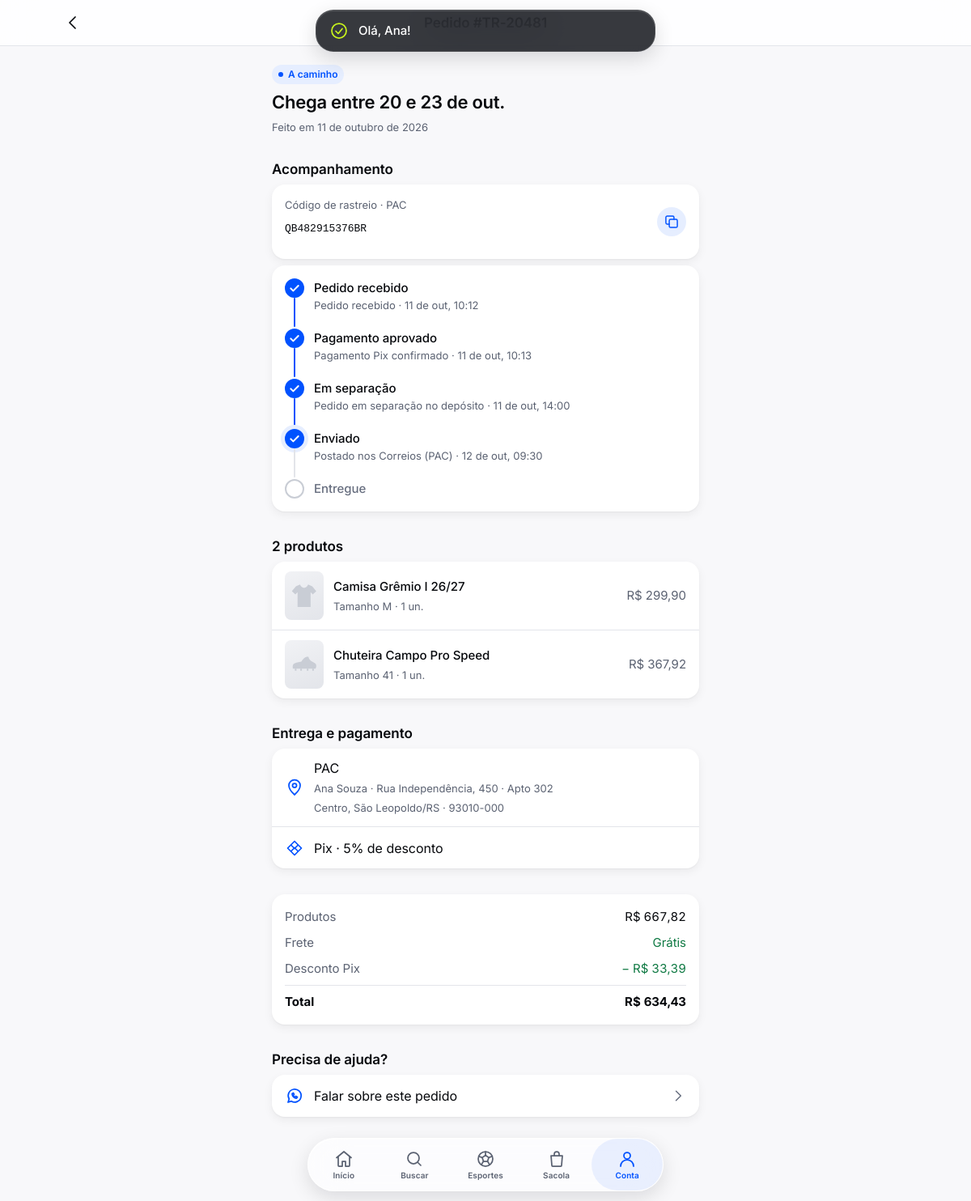
The page /conta/pedido.php?numero=TR-20481 (signed in) on the database its author committed.
### tables this page shows
CREATE TABLE pedidos (
  id             INT UNSIGNED AUTO_INCREMENT PRIMARY KEY,
  numero         VARCHAR(12)   NOT NULL UNIQUE,  
  cliente_id     INT UNSIGNED  NULL,             
  nome           VARCHAR(120)  NOT NULL,
  email          VARCHAR(160)  NOT NULL,
  cpf            CHAR(11)      NOT NULL,
  telefone       VARCHAR(20)   NOT NULL,
  cep            CHAR(8)       NULL,             
  logradouro     VARCHAR(160)  NULL,
  numero_end     VARCHAR(20)   NULL,
  complemento    VARCHAR(80)   NULL,
  bairro         VARCHAR(80)   NULL,
  cidade         VARCHAR(80)   NULL,
  uf             CHAR(2)       NULL,
  entrega_tipo   ENUM('pac', 'sedex', 'transportadora', 'retirada') NOT NULL,
  entrega_prazo  VARCHAR(60)   NULL,             
  pagamento_tipo ENUM('pix', 'cartao', 'boleto') NOT NULL,
  parcelas       TINYINT UNSIGNED NOT NULL DEFAULT 1,
  subtotal       DECIMAL(10,2) NOT NULL,
  frete          DECIMAL(10,2) NOT NULL DEFAULT 0,
  desconto       DECIMAL(10,2) NOT NULL DEFAULT 0,
  total          DECIMAL(10,2) NOT NULL,
  codigo_rastreio VARCHAR(20)  NULL,             
  status         ENUM('aguardando_pagamento', 'pagamento_recusado', 'pago', 'em_separacao',
                      'enviado', 'pronto_retirada', 'entregue', 'cancelado')
                 NOT NULL DEFAULT 'aguardando_pagamento',
  criado_em      DATETIME      NOT NULL DEFAULT CURRENT_TIMESTAMP,
  atualizado_em  DATETIME      NOT NULL DEFAULT CURRENT_TIMESTAMP ON UPDATE CURRENT_TIMESTAMP,
  KEY idx_pedido_cliente (cliente_id),
  CONSTRAINT fk_pedido_cliente FOREIGN KEY (cliente_id) REFERENCES clientes (id) ON DELETE SET NULL
);

CREATE TABLE pedido_historico (
  id        INT UNSIGNED AUTO_INCREMENT PRIMARY KEY,
  pedido_id INT UNSIGNED NOT NULL,
  status    VARCHAR(30)  NOT NULL,
  descricao VARCHAR(200) NOT NULL,
  criado_em DATETIME     NOT NULL DEFAULT CURRENT_TIMESTAMP,
  CONSTRAINT fk_historico_pedido FOREIGN KEY (pedido_id) REFERENCES pedidos (id) ON DELETE CASCADE
);

CREATE TABLE pedido_itens (
  id             INT UNSIGNED AUTO_INCREMENT PRIMARY KEY,
  pedido_id      INT UNSIGNED  NOT NULL,
  produto_id     INT UNSIGNED  NULL,
  nome_produto   VARCHAR(120)  NOT NULL,
  tamanho        VARCHAR(10)   NULL,
  quantidade     INT UNSIGNED  NOT NULL,
  preco_unitario DECIMAL(10,2) NOT NULL,
  CONSTRAINT fk_item_pedido  FOREIGN KEY (pedido_id)  REFERENCES pedidos (id) ON DELETE CASCADE,
  CONSTRAINT fk_item_produto FOREIGN KEY (produto_id) REFERENCES produtos (id) ON DELETE SET NULL
);

### includes/funcoes.php (called while the page is built, shortened)
<?php
function url_base(): string
{
    static $base = null;
    if ($base === null) {
        global $config;
        if ($config['url_base'] !== null) {
            $base = rtrim($config['url_base'], '/');
        } else {
            $raiz      = str_replace('\\', '/', realpath(__DIR__ . '/..'));
            $documento = str_replace('\\', '/', realpath($_SERVER['DOCUMENT_ROOT'] ?? '') ?: '');
            $base      = ($documento !== '' && stripos($raiz, $documento) === 0)
                ? substr($raiz, strlen($documento))
                : '';
            $base = rtrim($base, '/');
        }
    }
    return $base;
}
function url(string $caminho = ''): string
{
    return url_base() . '/' . ltrim($caminho, '/');
}
function e(?string $texto): string
{
    return htmlspecialchars($texto ?? '', ENT_QUOTES | ENT_SUBSTITUTE, 'UTF-8');
}
function dinheiro(float $valor): string
{
    return 'R$ ' . number_format($valor, 2, ',', '.');
}
function so_numeros(?string $texto): string
{
    return preg_replace('/\D+/', '', $texto ?? '');
}

### includes/db.php (called while the page is built)
<?php
function db(): PDO
{
    static $pdo = null;
    if ($pdo === null) {
        global $config;
        $dsn = sprintf(
            'mysql:host=%s;port=%d;dbname=%s;charset=utf8mb4',
            $config['db_host'],
            $config['db_porta'],
            $config['db_nome']
        );
        $pdo = new PDO($dsn, $config['db_usuario'], $config['db_senha'], [
            PDO::ATTR_ERRMODE            => PDO::ERRMODE_EXCEPTION,
            PDO::ATTR_DEFAULT_FETCH_MODE => PDO::FETCH_ASSOC,
            PDO::ATTR_EMULATE_PREPARES   => false,
        ]);
        $pdo->exec("SET time_zone = '" . (new DateTime())->format('P') . "'");
    }
    return $pdo;
}
function consulta(string $sql, array $parametros = []): PDOStatement
{
    $stmt = db()->prepare($sql);
    $stmt->execute($parametros);
    return $stmt;
}

### includes/checkout.php (called while the page is built, shortened)
<?php
function formatar_cep(string $cep): string
{
    $n = so_numeros($cep);
    return strlen($n) === 8 ? substr($n, 0, 5) . '-' . substr($n, 5) : $cep;
}
function pedido_da_sessao(string $numero): ?array
{
    $permitido = in_array($numero, $_SESSION['pedidos_sessao'] ?? [], true);
    $pedido = consulta('SELECT * FROM pedidos WHERE numero = ?', [$numero])->fetch();
    $cliente = $_SESSION['cliente_id'] ?? null;
    $pedido['itens'] = consulta('SELECT * FROM pedido_itens WHERE pedido_id = ? ORDER BY id', [$pedido['id']])->fetchAll();
    return $pedido;
}

### conta/pedido.php (the view, shortened to what this page needs)
<?php
require __DIR__ . '/../includes/bootstrap.php';
$numero = (string) ($_GET['numero'] ?? '');
$pedido = pedido_da_sessao($numero);
$itens = consulta(
    'SELECT i.*, p.midia, (SELECT arquivo FROM produto_imagens WHERE produto_id = p.id ORDER BY ordem LIMIT 1) AS imagem
       FROM pedido_itens i LEFT JOIN produtos p ON p.id = i.produto_id WHERE i.pedido_id = ? ORDER BY i.id',
    [$pedido['id']]
)->fetchAll();
$linha    = linha_do_tempo($pedido);
$retirada = $pedido['entrega_tipo'] === 'retirada';
$aguardando = $pedido['status'] === 'aguardando_pagamento';
$encerrado  = in_array($pedido['status'], ['entregue', 'cancelado', 'pagamento_recusado'], true);
$nomes_entrega = ['pac' => 'PAC', 'sedex' => 'SEDEX', 'transportadora' => 'Transportadora', 'retirada' => 'Retirada em São Leopoldo'];
$texto_pagamento = match ($pedido['pagamento_tipo']) {
    'pix'    => 'Pix · ' . (int) (PIX_DESCONTO * 100) . '% de desconto',
    'cartao' => 'Cartão de crédito · ' . ($pedido['parcelas'] > 1 ? $pedido['parcelas'] . 'x de ' . dinheiro(round($pedido['total'] / $pedido['parcelas'], 2)) : 'à vista'),
    'boleto' => 'Boleto bancário',
};
$mensagem_whatsapp = 'Olá! Tenho uma dúvida sobre o pedido #' . $pedido['numero'];
pagina_inicio([
    'titulo' => 'Pedido #' . $pedido['numero'],
    'aba'    => 'conta',
    'nav'    => ['titulo' => 'Pedido #' . $pedido['numero'], 'voltar' => url(cliente_logado() ? 'conta/pedidos.php' : 'index.php')],
]);
?>
<div class="conteudo conteudo--leitura pilha-xl" style="padding-top: var(--spacing-lg)">
  <section class="pilha-sm">
    <?= selo_status($pedido['status']) ?>
    <h1 class="t-title-2">
      <?php if ($aguardando): ?>
        Esperando o pagamento
      <?php elseif ($pedido['status'] === 'entregue'): ?>
        <?= $retirada ? 'Pedido retirado' : 'Pedido entregue' ?>
      <?php elseif ($pedido['status'] === 'enviado'): ?>
        Chega <?= e(mb_strtolower(mb_substr($pedido['entrega_prazo'], 0, 1)) . mb_substr($pedido['entrega_prazo'], 1)) ?>
      <?php elseif ($pedido['status'] === 'pronto_retirada'): ?>
        Pronto para retirar
      <?php elseif ($encerrado): ?>
        Pedido encerrado
      <?php else: ?>
        Previsão: <?= e(mb_strtolower(mb_substr($pedido['entrega_prazo'], 0, 1)) . mb_substr($pedido['entrega_prazo'], 1)) ?>
      <?php endif; ?>
    </h1>
    <p class="t-footnote texto-secundario">Feito em <?= e(data_longa($pedido['criado_em'])) ?></p>
  </section>
  <section class="pilha-sm">
    <h2 class="t-headline">Acompanhamento</h2>
    <?php if ($pedido['codigo_rastreio']): ?>
      <div class="caixa linha linha--entre">
        <div>
          <p class="t-footnote texto-secundario">Código de rastreio · <?= e($nomes_entrega[$pedido['entrega_tipo']]) ?></p>
          <p class="t-callout pix-codigo" id="codigo-rastreio"><?= e($pedido['codigo_rastreio']) ?></p>
        </div>
        <button type="button" class="botao-icone botao-icone--tint botao-icone--sm" data-copiar="codigo-rastreio" data-copiado="Código copiado" aria-label="Copiar código de rastreio"><?= icone('copiar', 'icone--sm') ?></button>
      </div>
    <?php endif; ?>
    <ol class="rastreio caixa" aria-label="Etapas do pedido">
      <?php foreach ($linha as $i => $passo): ?>
        <?php $atual = $passo['feito'] && empty($linha[$i + 1]['feito']); ?>
        <li class="rastreio__passo<?= $passo['feito'] ? ' rastreio__passo--feito' : '' ?><?= $atual ? ' rastreio__passo--atual' : '' ?>"<?= $atual ? ' aria-current="step"' : '' ?>>
          <span class="rastreio__ponto" aria-hidden="true"><?= $passo['feito'] ? icone('check', 'icone--xs') : '' ?></span>
          <span class="rastreio__textos">
            <span class="t-callout"><?= e($passo['rotulo']) ?></span>
            <?php if ($passo['quando']): ?>
              <span class="t-footnote texto-secundario"><?= e($passo['descricao']) ?> · <?= e(data_hora_curta($passo['quando'])) ?></span>
            <?php endif; ?>
          </span>
        </li>
      <?php endforeach; ?>
    </ol>
  </section>
  <section class="pilha-sm">
    <h2 class="t-headline"><?= count($itens) ?> <?= count($itens) === 1 ? 'produto' : 'produtos' ?></h2>
    <ul class="lista revisao-itens" role="list">
      <?php foreach ($itens as $item): ?>
        <li>
          <?php $conteudo = midia_produto(['midia' => $item['midia'] ?? 'camisa', 'imagem' => $item['imagem']], 'revisao-itens__foto')
            . '<span class="linha-lista__rotulo"><span class="t-callout">' . e($item['nome_produto']) . '</span><br>'
            . '<span class="t-footnote texto-secundario">Tamanho ' . e($item['tamanho']) . ' · ' . (int) $item['quantidade'] . ' un.</span></span>'
            . '<span class="linha-lista__valor">' . dinheiro($item['quantidade'] * (float) $item['preco_unitario']) . '</span>'; ?>
          <?php if ($item['produto_id']): ?>
            <a class="linha-lista" href="<?= e(url('produto.php?id=' . (int) $item['produto_id'])) ?>"><?= $conteudo ?></a>
          <?php else: ?>
            <div class="linha-lista"><?= $conteudo ?></div>
          <?php endif; ?>
        </li>
      <?php endforeach; ?>
    </ul>
  </section>
  <section class="pilha-sm">
    <h2 class="t-headline">Entrega e pagamento</h2>
    <ul class="lista" role="list">
      <li>
        <div class="linha-lista">
          <?= icone($retirada ? 'loja' : 'local', 'linha-lista__icone') ?>
          <span class="linha-lista__rotulo">
            <?= e($nomes_entrega[$pedido['entrega_tipo']]) ?><br>
            <span class="t-footnote texto-secundario">
              <?php if ($retirada): ?>
                <?= e(DEPOSITO_ENDERECO) ?>
              <?php else: ?>
                <?php [$rua, $cidade] = endereco_texto($pedido); ?>
                <?= e($pedido['nome']) ?> · <?= e($rua) ?><br><?= e($cidade) ?>
              <?php endif; ?>
            </span>
          </span>
        </div>
      </li>
      <li>
        <div class="linha-lista">
          <?= icone($pedido['pagamento_tipo'] === 'pix' ? 'pix' : ($pedido['pagamento_tipo'] === 'cartao' ? 'cartao' : 'boleto'), 'linha-lista__icone') ?>
          <span class="linha-lista__rotulo"><?= e($texto_pagamento) ?></span>
        </div>
      </li>
    </ul>
  </section>
  <dl class="caixa resumo-valores" style="margin: 0">
    <div><dt>Produtos</dt><dd><?= dinheiro((float) $pedido['subtotal']) ?></dd></div>
    <div><dt>Frete</dt><dd class="<?= $pedido['frete'] == 0 ? 'texto-sucesso' : '' ?>"><?= $pedido['frete'] == 0 ? 'Grátis' : dinheiro((float) $pedido['frete']) ?></dd></div>
    <?php if ($pedido['desconto'] > 0): ?>
      <div><dt>Desconto Pix</dt><dd class="texto-sucesso">− <?= dinheiro((float) $pedido['desconto']) ?></dd></div>
    <?php endif; ?>
    <div class="resumo-valores__total"><dt>Total</dt><dd><?= dinheiro((float) $pedido['total']) ?></dd></div>
  </dl>
  <section class="pilha-sm">
    <h2 class="t-headline">Precisa de ajuda?</h2>
    <ul class="lista" role="list">
      <li><?= linha_lista('Falar sobre este pedido', 'whatsapp', 'https://wa.me/' . CONTATO_WHATSAPP . '?text=' . rawurlencode($mensagem_whatsapp)) ?></li>
    </ul>
  </section>
</div>

### includes/componentes.php (shortened to what this page needs)
<?php
function icone(string $nome, string $classe = ''): string
{
    return '<svg class="icone ' . e($classe) . '" aria-hidden="true" focusable="false">'
         . '<use href="' . e(asset('img/icones.svg')) . '#i-' . e($nome) . '"></use></svg>';
}
function silhueta(string $tipo, string $classe = ''): string
{
    return '<svg class="' . e($classe) . '" viewBox="0 0 100 100" aria-hidden="true" focusable="false">'
         . '<use href="' . e(asset('img/icones.svg')) . '#s-' . e($tipo) . '"></use></svg>';
}
function midia_produto(array $produto, string $classe = ''): string
{
    $html = '<div class="midia-produto ' . e($classe) . '">';
    if (!empty($produto['imagem'])) {
        $html .= '<img src="' . e(url('assets/img/produtos/' . $produto['imagem'])) . '" alt="" loading="lazy">';
    } else {
        $html .= silhueta($produto['midia'] ?? 'camisa', 'midia-produto__silhueta');
    }
    return $html . '</div>';
}
function linha_lista(string $rotulo, ?string $icone = null, ?string $link = null, ?string $valor = null): string
{
    $tag   = $link ? 'a' : 'div';
    $href  = $link ? ' href="' . e($link) . '"' : '';
    return '<' . $tag . ' class="linha-lista"' . $href . '>'
         . ($icone ? icone($icone, 'linha-lista__icone') : '')
         . '<span class="linha-lista__rotulo">' . e($rotulo) . '</span>'
         . ($valor !== null ? '<span class="linha-lista__valor">' . e($valor) . '</span>' : '')
         . ($link ? icone('seta-direita', 'icone--sm linha-lista__seta') : '')
         . '</' . $tag . '>';
}

### assets/css/tokens.css (style rules this page uses)
:root { --blue-700: #0040C9; --blue-600: #0052FF; --blue-500: #2E6BFF; --blue-400: #5C8DFF; --blue-100: #E6EEFF; --lime-600: #A9D400; --lime-500: #C8F31D; --ink-950: #07090D; --ink-900: #0E1117; --ink-800: #161A22; --ink-700: #232834; --gray-600: #5B6272; --gray-500: #7C8394; --gray-400: #A3A9B6; --gray-300: #C9CDD5; --gray-200: #E3E5EA; --gray-100: #F1F2F5; --gray-50: #F8F8FA; --white: #FFFFFF; --green-500: #1FB86A; --orange-500: #FF8A00; --red-500: #F2394B; --color-bg-primary: var(--gray-50); --color-bg-secondary: var(--white); --color-bg-tertiary: var(--gray-100); --color-bg-elevated: var(--white); --color-bg-inverse: var(--ink-950); --color-text-primary: var(--ink-950); --color-text-secondary: var(--gray-600); --color-text-tertiary: #676E7F; --color-text-success: #107A44; --color-text-error: #CC2235; --color-text-on-brand: var(--white); --color-text-on-accent: var(--ink-950); --color-text-link: var(--blue-600); --color-text-inverse: var(--white); --color-brand-primary: var(--blue-600); --color-brand-pressed: var(--blue-700); --color-brand-subtle: var(--blue-100); --color-accent-primary: var(--lime-500); --color-accent-pressed: var(--lime-600); --color-border-default: var(--gray-200); --color-border-strong: var(--gray-300); --color-status-success: var(--green-500); --color-status-warning: var(--orange-500); --color-status-error: var(--red-500); --color-glass-fill: rgb(255 255 255 / 0.62); --color-glass-fill-thick: rgb(255 255 255 / 0.82); --color-glass-fill-dark: rgb(20 23 29 / 0.55); --color-glass-fill-tint: rgb(0 82 255 / 0.90); --color-glass-stroke: rgb(255 255 255 / 0.70); --color-glass-highlight: rgb(255 255 255 / 0.95); --color-overlay-scrim: rgb(0 0 0 / 0.32); --spacing-2xs: 2px; --spacing-xs: 4px; --spacing-sm: 8px; --spacing-md: 12px; --spacing-lg: 16px; --spacing-xl: 20px; --spacing-2xl: 24px; --spacing-3xl: 32px; --spacing-4xl: 40px; --spacing-5xl: 56px; --radius-sm: 8px; --radius-md: 12px; --radius-lg: 16px; --radius-xl: 22px; --radius-2xl: 28px; --radius-full: 999px; --font-family: "Inter", system-ui, -apple-system, "Segoe UI", Roboto, sans-serif; --glass-thin-blur: 12px; --glass-regular-blur: 24px; --glass-thick-blur: 40px; --glass-highlight-line: inset 0 1px 0 var(--color-glass-highlight); --shadow-glass-thin: 0 2px 8px rgb(7 9 13 / 0.08); --shadow-glass-regular: 0 8px 24px rgb(7 9 13 / 0.12); --shadow-glass-thick: 0 -8px 40px rgb(7 9 13 / 0.18); --shadow-card: 0 1px 2px rgb(7 9 13 / 0.04), 0 4px 12px rgb(7 9 13 / 0.06); --shadow-floating: 0 8px 24px rgb(7 9 13 / 0.14); --ease-padrao: cubic-bezier(0.25, 0.1, 0.25, 1); --duracao-curta: 160ms; --duracao-media: 300ms; --largura-app: 1080px; --largura-leitura: 560px; --altura-tab-bar: 64px; --area-segura-baixo: env(safe-area-inset-bottom, 0px); --area-segura-topo: env(safe-area-inset-top, 0px); }

### rows shown on the page
pedidos: entrega_prazo "entre 20 e 23 de out.", criado_em "11 de outubro de 2026", entrega_tipo "PAC", codigo_rastreio "QB482915376BR", nome "Ana Souza", pagamento_tipo "Pix · 5% de desconto", subtotal "R$ 667,82", desconto "R$ 33,39", total "R$ 634,43"
pedido_historico: descricao "Pedido recebido", criado_em "11 de out, 10:12"
pedido_historico: rotulo "Pagamento aprovado", descricao "Pagamento Pix confirmado", criado_em "11 de out, 10:13"
pedido_historico: rotulo "Em separação", descricao "Pedido em separação no depósito", criado_em "11 de out, 14:00"
pedido_historico: rotulo "Enviado", descricao "Postado nos Correios (PAC)", criado_em "12 de out, 09:30"
pedido_itens: nome_produto "Camisa Grêmio I 26/27", tamanho "M", quantidade "1", dinheiro($item['quantidade'] * (float) $item['preco_unitario']) "R$ 299,90"
pedido_itens: nome_produto "Chuteira Campo Pro Speed", tamanho "41", quantidade "1", dinheiro($item['quantidade'] * (float) $item['preco_unitario']) "R$ 367,92"

### other values the page prints
$texto "A caminho"
$passo['rotulo'] "Entregue"
count($itens) "2"
$rua "Rua Independência, 450 · Apto 302"
$cidade "Centro, São Leopoldo/RS · 93010-000"
$rotulo "Falar sobre este pedido"
$rotulo "Início"
$rotulo "Buscar"
$rotulo "Esportes"
$rotulo "Sacola"
$rotulo "Conta"
